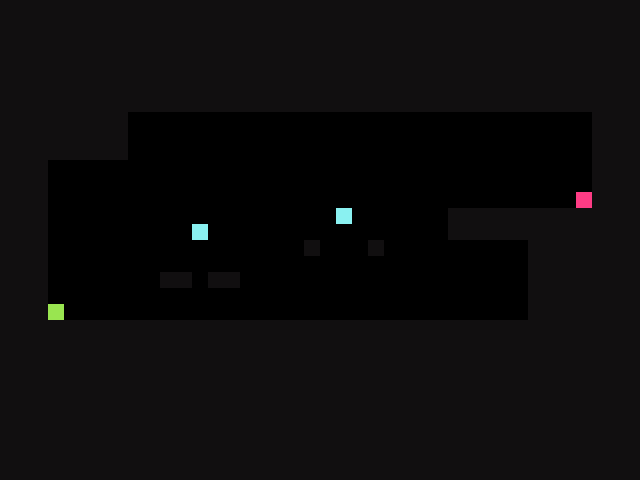

The image is a tile-based game level rendered from a .tmx file. Its description and complete source (layers, tilesets, objects, tile grids) follow:
An orthogonal 40x30 tile map with 16x16 px tiles, 1 tile layer (图块层 1).

<map version="1.10" tiledversion="1.11.2" orientation="orthogonal" renderorder="right-down" width="40" height="30" tilewidth="16" tileheight="16" infinite="0" nextlayerid="5" nextobjectid="1">
 <editorsettings>
  <export target="level1.csv" format="csv" />
 </editorsettings>
 <tileset firstgid="1" source="tile.tsx" />
 <layer id="1" name="图块层 1" width="40" height="30">
  <data encoding="csv">
1,1,1,1,1,1,1,1,1,1,1,1,1,1,1,1,1,1,1,1,1,1,1,1,1,1,1,1,1,1,1,1,1,1,1,1,1,1,1,1,
1,1,1,1,1,1,1,1,1,1,1,1,1,1,1,1,1,1,1,1,1,1,1,1,1,1,1,1,1,1,1,1,1,1,1,1,1,1,1,1,
1,1,1,1,1,1,1,1,1,1,1,1,1,1,1,1,1,1,1,1,1,1,1,1,1,1,1,1,1,1,1,1,1,1,1,1,1,1,1,1,
1,1,1,1,1,1,1,1,1,1,1,1,1,1,1,1,1,1,1,1,1,1,1,1,1,1,1,1,1,1,1,1,1,1,1,1,1,1,1,1,
1,1,1,1,1,1,1,1,1,1,1,1,1,1,1,1,1,1,1,1,1,1,1,1,1,1,1,1,1,1,1,1,1,1,1,1,1,1,1,1,
1,1,1,1,1,1,1,1,1,1,1,1,1,1,1,1,1,1,1,1,1,1,1,1,1,1,1,1,1,1,1,1,1,1,1,1,1,1,1,1,
1,1,1,1,1,1,1,1,1,1,1,1,1,1,1,1,1,1,1,1,1,1,1,1,1,1,1,1,1,1,1,1,1,1,1,1,1,1,1,1,
1,1,1,1,1,1,1,1,0,0,0,0,0,0,0,0,0,0,0,0,0,0,0,0,0,0,0,0,0,0,0,0,0,0,0,0,0,1,1,1,
1,1,1,1,1,1,1,1,0,0,0,0,0,0,0,0,0,0,0,0,0,0,0,0,0,0,0,0,0,0,0,0,0,0,0,0,0,1,1,1,
1,1,1,1,1,1,1,1,0,0,0,0,0,0,0,0,0,0,0,0,0,0,0,0,0,0,0,0,0,0,0,0,0,0,0,0,0,1,1,1,
1,1,1,0,0,0,0,0,0,0,0,0,0,0,0,0,0,0,0,0,0,0,0,0,0,0,0,0,0,0,0,0,0,0,0,0,0,1,1,1,
1,1,1,0,0,0,0,0,0,0,0,0,0,0,0,0,0,0,0,0,0,0,0,0,0,0,0,0,0,0,0,0,0,0,0,0,0,1,1,1,
1,1,1,0,0,0,0,0,0,0,0,0,0,0,0,0,0,0,0,0,0,0,0,0,0,0,0,0,0,0,0,0,0,0,0,0,3,1,1,1,
1,1,1,0,0,0,0,0,0,0,0,0,0,0,0,0,0,0,0,0,0,4,0,0,0,0,0,0,1,1,1,1,1,1,1,1,1,1,1,1,
1,1,1,0,0,0,0,0,0,0,0,0,4,0,0,0,0,0,0,0,0,0,0,0,0,0,0,0,1,1,1,1,1,1,1,1,1,1,1,1,
1,1,1,0,0,0,0,0,0,0,0,0,0,0,0,0,0,0,0,1,0,0,0,1,0,0,0,0,0,0,0,0,0,1,1,1,1,1,1,1,
1,1,1,0,0,0,0,0,0,0,0,0,0,0,0,0,0,0,0,0,0,0,0,0,0,0,0,0,0,0,0,0,0,1,1,1,1,1,1,1,
1,1,1,0,0,0,0,0,0,0,1,1,0,1,1,0,0,0,0,0,0,0,0,0,0,0,0,0,0,0,0,0,0,1,1,1,1,1,1,1,
1,1,1,0,0,0,0,0,0,0,0,0,0,0,0,0,0,0,0,0,0,0,0,0,0,0,0,0,0,0,0,0,0,1,1,1,1,1,1,1,
1,1,1,2,0,0,0,0,0,0,0,0,0,0,0,0,0,0,0,0,0,0,0,0,0,0,0,0,0,0,0,0,0,1,1,1,1,1,1,1,
1,1,1,1,1,1,1,1,1,1,1,1,1,1,1,1,1,1,1,1,1,1,1,1,1,1,1,1,1,1,1,1,1,1,1,1,1,1,1,1,
1,1,1,1,1,1,1,1,1,1,1,1,1,1,1,1,1,1,1,1,1,1,1,1,1,1,1,1,1,1,1,1,1,1,1,1,1,1,1,1,
1,1,1,1,1,1,1,1,1,1,1,1,1,1,1,1,1,1,1,1,1,1,1,1,1,1,1,1,1,1,1,1,1,1,1,1,1,1,1,1,
1,1,1,1,1,1,1,1,1,1,1,1,1,1,1,1,1,1,1,1,1,1,1,1,1,1,1,1,1,1,1,1,1,1,1,1,1,1,1,1,
1,1,1,1,1,1,1,1,1,1,1,1,1,1,1,1,1,1,1,1,1,1,1,1,1,1,1,1,1,1,1,1,1,1,1,1,1,1,1,1,
1,1,1,1,1,1,1,1,1,1,1,1,1,1,1,1,1,1,1,1,1,1,1,1,1,1,1,1,1,1,1,1,1,1,1,1,1,1,1,1,
1,1,1,1,1,1,1,1,1,1,1,1,1,1,1,1,1,1,1,1,1,1,1,1,1,1,1,1,1,1,1,1,1,1,1,1,1,1,1,1,
1,1,1,1,1,1,1,1,1,1,1,1,1,1,1,1,1,1,1,1,1,1,1,1,1,1,1,1,1,1,1,1,1,1,1,1,1,1,1,1,
1,1,1,1,1,1,1,1,1,1,1,1,1,1,1,1,1,1,1,1,1,1,1,1,1,1,1,1,1,1,1,1,1,1,1,1,1,1,1,1,
1,1,1,1,1,1,1,1,1,1,1,1,1,1,1,1,1,1,1,1,1,1,1,1,1,1,1,1,1,1,1,1,1,1,1,1,1,1,1,1
</data>
 </layer>
</map>
